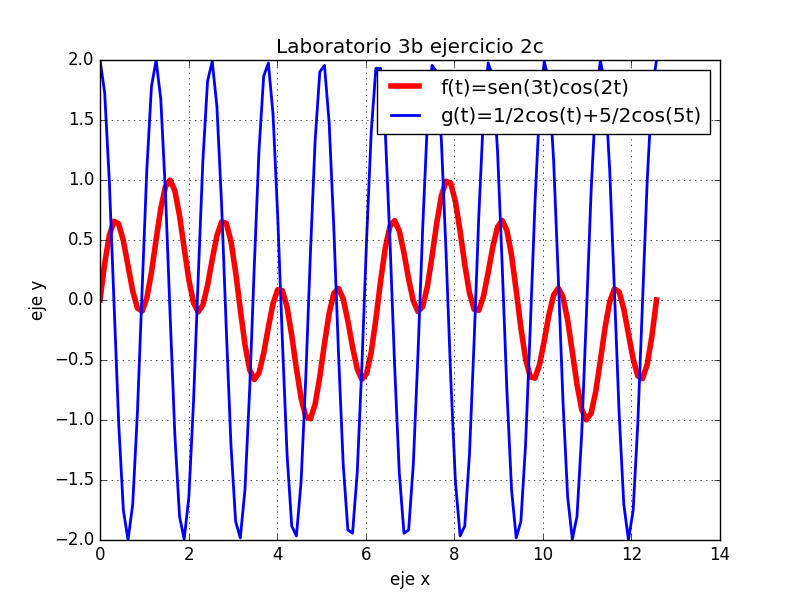

Python code for this plot:
#Karla Ivonne Serrano Arevalo
#Ejerercicio 2.c
#Diciembre 2016

import matplotlib.pyplot as plt 
import numpy as np
import math

x=np.linspace(0,4*math.pi,120)
y=np.sin(3*x)*np.cos(2*x)
z=1/2*np.cos(x)+5/2*np.cos(5*x)
plt.plot(x,y,linewidth=4, color='r',label='f(t)=sen(3t)cos(2t)')
plt.plot(x,z,linewidth=2, color='b',label='g(t)=1/2cos(t)+5/2cos(5t)')
plt.legend()
plt.title('Laboratorio 3b ejercicio 2c')
plt.xlabel('eje x')
plt.ylabel('eje y')
plt.grid(True)
plt.show()
